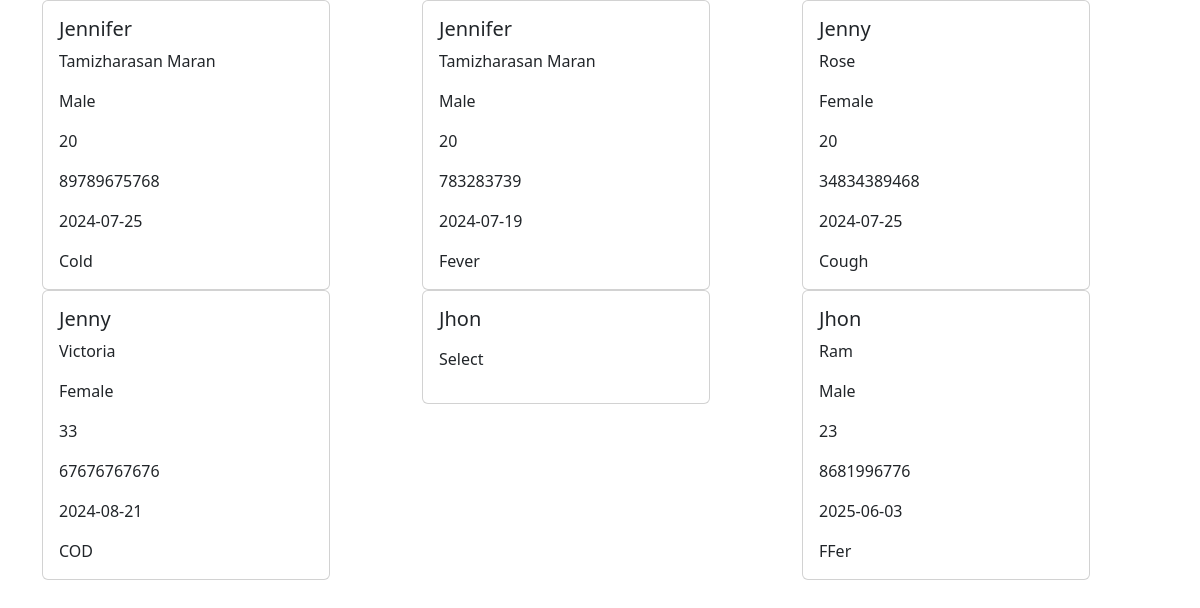
The app's page /slot/ with its own data.
### myapp/models.py (models this page shows, shortened)
class PatientDetails(models.Model):
    doc_name=models.CharField(max_length=100)
    patient_name=models.CharField(max_length=100)
    age=models.CharField(max_length=50)
    gender=models.CharField(max_length=100)
    contact=models.CharField(max_length=100)
    date=models.CharField(max_length=100)
    problem=models.CharField(max_length=100)

### myapp/views.py (the view)
# urls.py: path('slot/',views.slot_page,name='slot'),
def slot_page(request):
    info=PatientDetails.objects.all()
    return render(request,'slot.html',{'information':info})

### templates/slot.html (shortened to what this page needs)
<!DOCTYPE html>
<html lang="en">
<head>
    <link href="https://cdn.jsdelivr.net/npm/bootstrap@5.3.3/dist/css/bootstrap.min.css" rel="stylesheet">
</head>
<body>
     <div class="container">
      <div class="row">
        {% for i in information %}
        <div class="col-4">
          <div class="card"  style="width: 18rem;">
            <div class="card-body">
              <h5 class="card-title">{{ i.doc_name }}</h5>
              <p class="card-text">{{ i.patient_name }}</p>
              <p class="card-text">{{ i.gender}} </p>
              <p class="card-text"> {{ i.age }}</p>
              <p class="card-text">{{ i.contact }} </p>
              <p class="card-text">{{ i.date }} </p>
              <p class="card-text">{{ i.problem }}</p>
            </div>
          </div>
        </div>
        {% endfor %}
      </div>
     </div>
</body>
</html>

### records on screen
PatientDetails: doc_name "Jennifer", patient_name "Tamizharasan Maran", gender "Male", age "20", contact "89789675768", date "2024-07-25", problem "Cold"
PatientDetails: doc_name "Jennifer", patient_name "Tamizharasan Maran", gender "Male", age "20", contact "783283739", date "2024-07-19", problem "Fever"
PatientDetails: doc_name "Jenny", patient_name "Rose", gender "Female", age "20", contact "34834389468", date "2024-07-25", problem "Cough"
PatientDetails: doc_name "Jenny", patient_name "Victoria", gender "Female", age "33", contact "67676767676", date "2024-08-21", problem "COD"
PatientDetails: doc_name "Jhon", gender "Select"
PatientDetails: doc_name "Jhon", patient_name "Ram", gender "Male", age "23", contact "8681996776", date "2025-06-03", problem "FFer"
